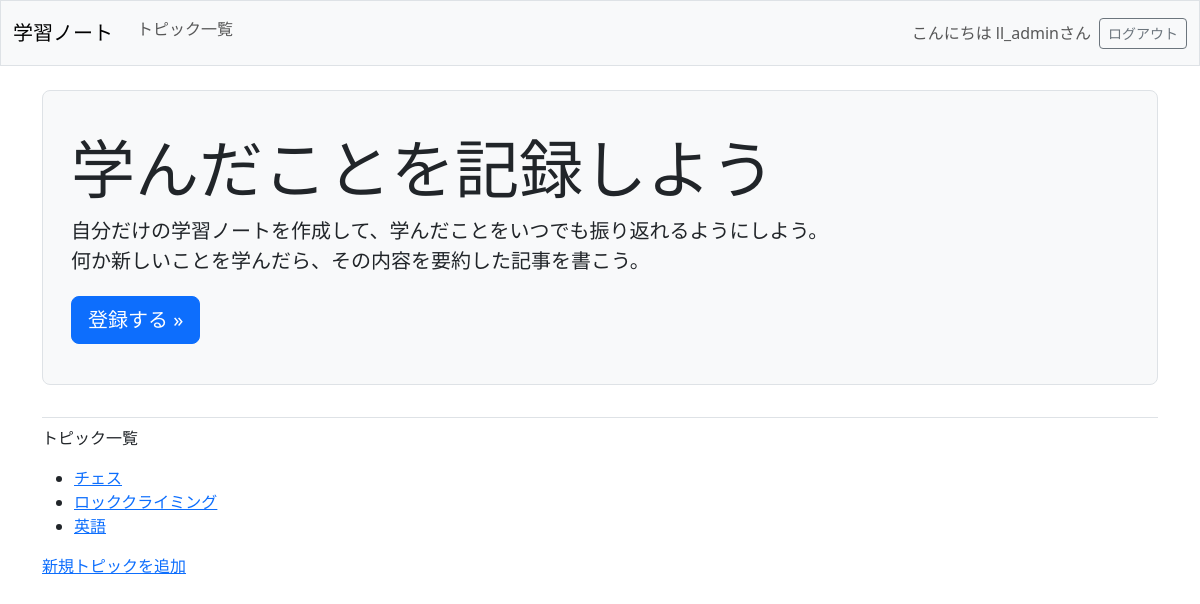
The app's page /topics/ (signed in) with its own data.
### learning_logs/models.py (models this page shows, shortened)
class Topic(models.Model):
    text = models.CharField(max_length=200)
    date_added = models.DateTimeField(auto_now_add=True)
    owner = models.ForeignKey(User, on_delete=models.CASCADE)

### learning_logs/views.py (the view)
# urls.py: path("topics/", views.topics, name="topics"),
@login_required
def topics(request):
    topics = Topic.objects.filter(owner=request.user).order_by("date_added")
    context = {"topics": topics}
    return render(request, "learning_logs/topics.html", context)

### learning_logs/templates/learning_logs/topics.html
{% extends "learning_logs/base.html" %}
{% block content %}
  <p>トピック一覧</p>
  <ul>
    {% for topic in topics %}
      <li>
        <a href="{% url "learning_logs:topic" topic.id %}">
            {{ topic.text }}</a>
        </li>
    {% empty %}
      <li>トピックはまだ作成されていません。</p>
    {% endfor %}
  </ul>
  <a href="{% url 'learning_logs:new_topic' %}">新規トピックを追加</a>
{% endblock content %}

### learning_logs/templates/learning_logs/base.html (shortened to what this page needs)
<!DOCTYPE html>
<html lang="ja">
  <head>
    {% load django_bootstrap5 %} {% bootstrap_css %} {% bootstrap_javascript %}
  </head>
  <body>
    <nav class="navbar navbar-expand-md navbar-light bg-light mb-4 border">
      <div class="container-fluid">
        <a class="navbar-brand" href="{% url 'learning_logs:index' %}">
          学習ノート</a
        >
        <div class="collapse navbar-collapse" id="navbarCollapse">
          <ul class="navbar-nav me-auto mb-2 mb-mb-0">
            <li class="nav-item">
              <a class="nav-link" href="{% url 'learning_logs:topics' %}">
                トピック一覧</a
              >
            </li>
          </ul>
          <ul class="navbar-nav ms-auto mb-2 mb-md-0">
            {% if user.is_authenticated %}
            <li class="nav-item">
              <span class="navbar-text me-2"
                >こんにちは {{ user.username }}さん
              </span>
            </li>
            {% endif %}
          </ul>
          {% if user.is_authenticated %}
          <form action="{% url 'accounts:logout' %}" method="post">
            <button name="submit" class="btn btn-outline-secondary btn-sm">
              ログアウト
            </button>
          </form>
          {% endif %}
        </div>
      </div>
    </nav>
    <main class="container">
      <div class="pb-2 mb-2 border-bottom">
        {% block page_header %}
        <div class="p-3 mb-4 bg-light border rounded-3">
          <div class="container-fluid py-4">
            <h1 class="display-3">学んだことを記録しよう</h1>
            <p class="lead">
              自分だけの学習ノートを作成して、学んだことをいつでも振り返れるようにしよう。<br />
              何か新しいことを学んだら、その内容を要約した記事を書こう。
            </p>
            <a
              class="btn btn-primary btn-lg mt-1"
              href="{% url 'accounts:register' %}"
              >登録する &raquo;</a
            >
          </div>
        </div>
        {% endblock %}
      </div>
      <div>{% block content %}{% endblock %}</div>
    </main>
  </body>
</html>

### records on screen
Topic: text "チェス"
Topic: text "ロッククライミング"
Topic: text "英語"

### other values on screen
{{ user.username }} "ll_admin"
